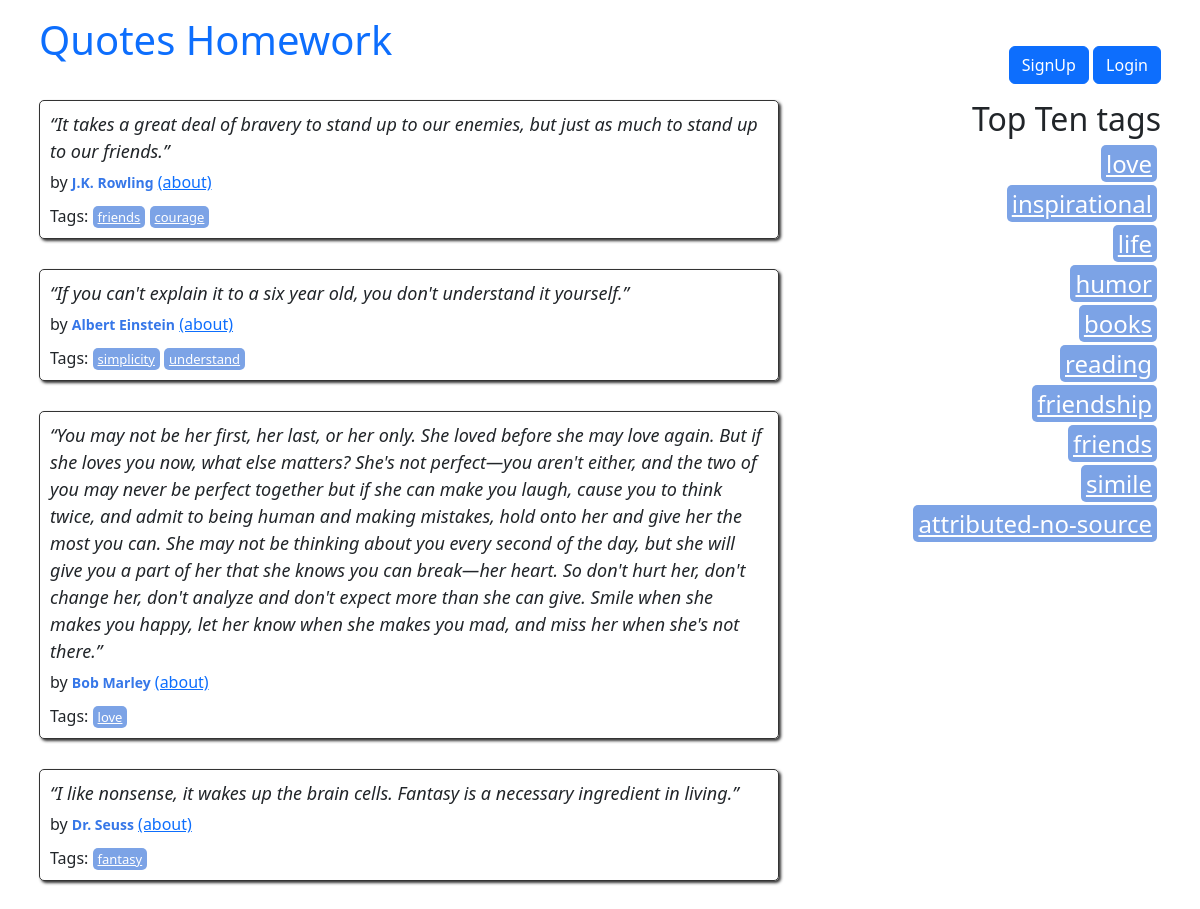
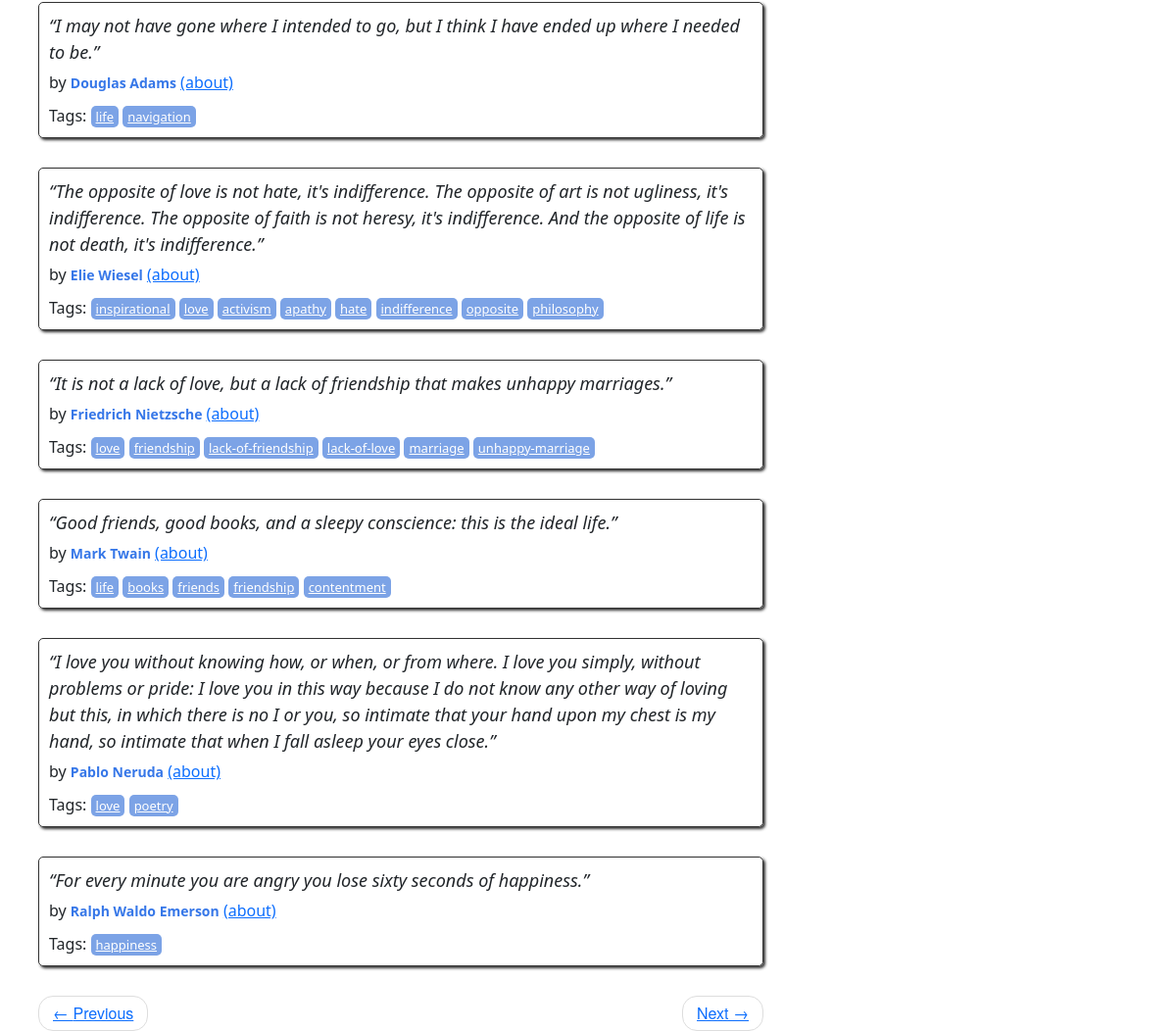
/2, run on the app's committed database (2 pictures, top to bottom).
### quotes/models.py (models this page shows)
class Quote(models.Model):
    quote = models.TextField()
    tags = models.ManyToManyField(Tag)
    author = models.ForeignKey(Author, on_delete=models.CASCADE, null=True, default=None)
    created_at = models.DateTimeField(auto_now_add=True)

class Author(models.Model):
    fullname = models.CharField(max_length=50)
    born_date = models.CharField(max_length=50)
    born_location = models.CharField(max_length=150)
    description = models.TextField()
    created_at = models.DateTimeField(auto_now_add=True)

class Tag(models.Model):
    name = models.CharField(max_length=50, unique=True, null=False)

### quotes/views.py (the view)
# urls.py: path("", views.main, name="main"),
def main(request, page=1):
    quotes = Quote.objects.filter().all()
    per_page = 10
    paginator = Paginator(list(quotes), per_page)
    quotes_on_page = paginator.page(page)
    tags_top = get_top_10_tags()
    return render(
        request,
        "quotes/index.html",
        context={"quotes": quotes_on_page, "top_tags": tags_top},
    )

### quotes/models.py (called while the page is built)
def get_top_10_tags():
    return Tag.objects.annotate(num_quotes=models.Count('quote')).order_by('-num_quotes')[:10]

### quotes/templates/quotes/index.html (shortened to what this page needs)
{% extends "quotes/base.html" %} {% load extract %}
{% block content %}
<div class="row">
  <div class="col-md-8">
    {% for quote in quotes %}
    <div class="quote" itemscope="" itemtype="http://schema.org/CreativeWork">
      <span class="text" itemprop="text">{{quote.quote}}</span>
      <span
        >by {% if quote.author %}
        <small class="author" itemprop="author"
          >{{ quote.author.fullname }}</small
        >
        <a href="{% url 'quotes:author_detail' quote.author.id %}">(about)</a>
        {% else %}
        <small class="author" itemprop="author">Unknown Author</small>
        {% endif %}
      </span>
      <div class="tags">
        Tags: {% for tag in quote.tags.all %}
        <a class="tag" href="{% url 'quotes:tag' tag.id %}">{{tag.name}}</a>
        {% endfor %}
      </div>
    </div>
    {% endfor %}
    <nav>
      <ul class="pager">
        {% if quotes.has_previous %}
        <li class="previous">
          <a
            href="{% if quotes.has_previous %} {% url 'quotes:root_paginate' quotes.previous_page_number %} {% else %} # {% endif %}"
            ><span aria-hidden="true">←</span> Previous</a
          >
        </li>
        {% endif %} {% if quotes.has_next %}
        <li class="next">
          <a
            href="{% if quotes.has_next %} {% url 'quotes:root_paginate' quotes.next_page_number %} {% else %} # {% endif %}"
            >Next <span aria-hidden="true">→</span></a
          >
        </li>
        {% endif %}
      </ul>
    </nav>
  </div>
  <div class="col-md-4 tags-box">
    <h2>Top Ten tags</h2>
    {% for tag in top_tags %}
    <span class="tag-item">
      <a
        class="tag"
        style="font-size: 24px"
        href="{% url 'quotes:tag' tag.id %}"
        >{{ tag.name }}</a
      >
    </span>
    {% endfor %}
  </div>
</div>
{% endblock content %}

### quotes/static/quotes/style.css (style rules this page uses)
.quote { padding: 10px; margin-bottom: 30px; border: 1px solid #333333; border-radius: 5px; box-shadow: 2px 2px 3px #333333; }
.row { margin-left: -15px; margin-right: -15px; }
.quote span.text { display: block; margin-bottom: 5px; font-size: large; font-style: italic; }
.quote small.author { font-weight: bold; color: #3677E8; }
.quote .tags { margin-top: 10px; }
.tag { padding: 2px 5px; border-radius: 5px; color: white; font-size: small; background-color: #7CA3E6; }
.pager { font-family: "Raleway","Helvetica Neue",Helvetica,Arial,sans-serif; padding-left: 0; margin: 22px 0; list-style: none; text-align: center; }
.pager li { display: inline; }
.pager .next>a, .pager .next>span { float: right; }
.pager .previous>a, .pager .previous>span { float: left; }
.pager li>a, .pager li>span { display: inline-block; padding: 5px 14px; background-color: #ffffff; border: 1px solid #dddddd; border-radius: 15px; }
.tags-box { text-align: right; }
.tag-item { display: block; margin: 4px; }

### data on the page
Quote: quote "“It takes a great deal of bravery to stand up to our enemies, but just as much to stand up to our friends.”", author.fullname "J.K. Rowling"
Tag: name "friends"
Tag: name "courage"
Quote: quote "“If you can't explain it to a six year old, you don't understand it yourself.”", author.fullname "Albert Einstein"
Tag: name "simplicity"
Tag: name "understand"
Quote: quote "“You may not be her first, her last, or her only. She loved before she may love again. But if she loves you now, what else matters? She's not perfect—you aren't either, and the two of you may never be perfect together but if she can make you laugh, cause you to think twice, and admit to being human and making mistakes, hold onto her and give her the most you can. She may not be thinking about you every second of the day, but she will give you a part of her that she knows you can break—her heart. So don't hurt her, don't change her, don't analyze and don't expect more than she can give. Smile when she makes you happy, let her know when she makes you mad, and miss her when she's not there.”", author.fullname "Bob Marley"
Tag: name "love"
Quote: quote "“I like nonsense, it wakes up the brain cells. Fantasy is a necessary ingredient in living.”", author.fullname "Dr. Seuss"
Tag: name "fantasy"
Quote: quote "“I may not have gone where I intended to go, but I think I have ended up where I needed to be.”", author.fullname "Douglas Adams"
Tag: name "life"
Tag: name "navigation"
Quote: quote "“The opposite of love is not hate, it's indifference. The opposite of art is not ugliness, it's indifference. The opposite of faith is not heresy, it's indifference. And the opposite of life is not death, it's indifference.”", author.fullname "Elie Wiesel"
Tag: name "inspirational"
Tag: name "activism"
Tag: name "apathy"
Tag: name "hate"
Tag: name "indifference"
Tag: name "opposite"
Tag: name "philosophy"
Quote: quote "“It is not a lack of love, but a lack of friendship that makes unhappy marriages.”", author.fullname "Friedrich Nietzsche"
Tag: name "friendship"
Tag: name "lack-of-friendship"
Tag: name "lack-of-love"
Tag: name "marriage"
Tag: name "unhappy-marriage"
Quote: quote "“Good friends, good books, and a sleepy conscience: this is the ideal life.”", author.fullname "Mark Twain"
Tag: name "books"
Tag: name "contentment"
Quote: quote "“I love you without knowing how, or when, or from where. I love you simply, without problems or pride: I love you in this way because I do not know any other way of loving but this, in which there is no I or you, so intimate that your hand upon my chest is my hand, so intimate that when I fall asleep your eyes close.”", author.fullname "Pablo Neruda"
Tag: name "poetry"
Quote: quote "“For every minute you are angry you lose sixty seconds of happiness.”", author.fullname "Ralph Waldo Emerson"
Tag: name "happiness"
Tag: name "humor"
Tag: name "reading"
Tag: name "simile"
Tag: name "attributed-no-source"
